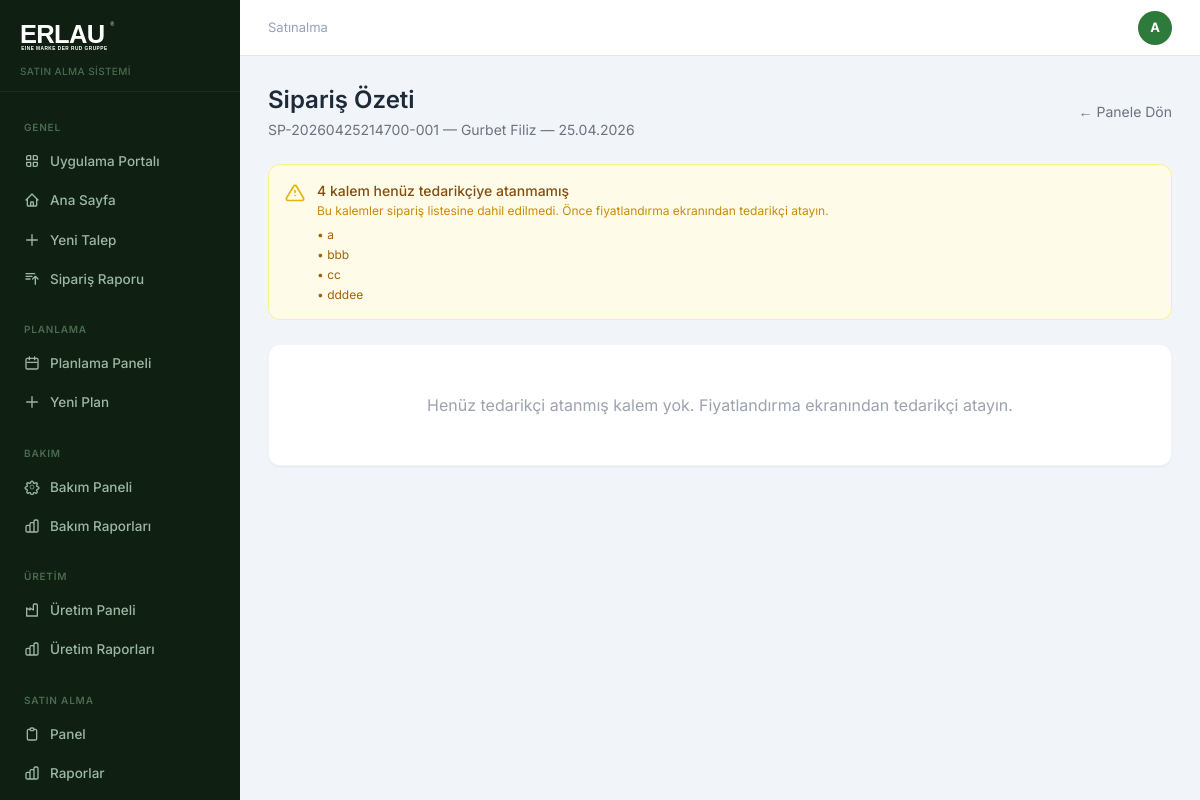
The page /satinalma/siparis/5 (signed in) on the database its author committed.
### app/models.py (models this page shows)
class Department(db.Model):
    id = db.Column(db.Integer, primary_key=True)
    name = db.Column(db.String(100), nullable=False, unique=True)
    users = db.relationship('User', backref='department', lazy=True)

class User(db.Model, UserMixin):
    id = db.Column(db.Integer, primary_key=True)
    name = db.Column(db.String(100), nullable=False)
    email = db.Column(db.String(120), unique=True, nullable=False)
    password = db.Column(db.String(200), nullable=False)
    role = db.Column(db.String(20), default='personel')
    department_id = db.Column(db.Integer, db.ForeignKey('department.id'), index=True)
    created_at = db.Column(db.DateTime, default=datetime.utcnow, index=True)
    is_active = db.Column(db.Boolean, default=True)
    unvan = db.Column(db.String(100))
    telefon = db.Column(db.String(20))
    dogum_tarihi = db.Column(db.Date)
    unvan_pdf_goster = db.Column(db.Boolean, default=False)
    son_giris = db.Column(db.DateTime)
    sifre_degisim_tarihi = db.Column(db.DateTime)
    tablet_pin = db.Column(db.String(6))
    bildirim_email = db.Column(db.Boolean, default=True)
    teknik_resim_yetki = db.Column(db.Boolean, default=False)
    liste_yetki = db.Column(db.Boolean, default=False)
    talepler = db.relationship('TalepFormu', backref='talep_eden', lazy=True)

class TalepFormu(db.Model):
    id = db.Column(db.Integer, primary_key=True)
    siparis_no = db.Column(db.String(50), unique=True, nullable=False, index=True)
    talep_eden_id = db.Column(db.Integer, db.ForeignKey('user.id'), index=True)
    department_id = db.Column(db.Integer, db.ForeignKey('department.id'), index=True)
    durum = db.Column(db.String(30), default='bekliyor', index=True)
    yolda_tarihi = db.Column(db.DateTime)
    created_at = db.Column(db.DateTime, default=datetime.utcnow, index=True)
    updated_at = db.Column(db.DateTime, default=datetime.utcnow, onupdate=datetime.utcnow)
    kalemler = db.relationship('TalepKalem', backref='talep', lazy=True, cascade='all, delete-orphan')
    department = db.relationship('Department', foreign_keys=[department_id])

class TalepKalem(db.Model):
    id = db.Column(db.Integer, primary_key=True)
    talep_id = db.Column(db.Integer, db.ForeignKey('talep_formu.id'), index=True)
    malzeme_adi = db.Column(db.String(200), nullable=False, index=True)
    marka_model = db.Column(db.String(200))
    malzeme_turu = db.Column(db.String(50), index=True)
    birim = db.Column(db.String(20))
    miktar = db.Column(db.Float)
    hedef = db.Column(db.String(20), default='siparis')
    kullanim_amaci = db.Column(db.String(100))
    kullanilan_alan = db.Column(db.String(50))
    proje_makine = db.Column(db.String(200))
    kw = db.Column(db.String(10))
    aciklama = db.Column(db.Text)
    teknik_resim_kodu = db.Column(db.String(100))
    standart = db.Column(db.String(100))
    br_fiyat = db.Column(db.Float)
    toplam_fiyat = db.Column(db.Float)
    para_birimi = db.Column(db.String(10))
    vade_gun = db.Column(db.Integer)
    termin_gun = db.Column(db.Integer)
    tedarikci_id = db.Column(db.Integer, db.ForeignKey('tedarikci.id'))
    tedarikci = db.relationship('Tedarikci', foreign_keys=[tedarikci_id])
    son_alinma_tarihi = db.Column(db.DateTime)
    son_siparis_no = db.Column(db.String(50))

### app/routes.py (the view)
@satin_alma.route('/siparis/<int:talep_id>')
@login_required
@role_required('satinalma', 'admin')
def siparis_ozet(talep_id):
    talep = db.get_or_404(TalepFormu, talep_id)
    gruplar = {}
    atamasiz = []
    for kalem in talep.kalemler:
        if kalem.tedarikci:
            tid = kalem.tedarikci_id
            if tid not in gruplar:
                gruplar[tid] = {'tedarikci': kalem.tedarikci, 'kalemler': [], 'toplam': 0}
            gruplar[tid]['kalemler'].append(kalem)
            if kalem.toplam_fiyat:
                gruplar[tid]['toplam'] += kalem.toplam_fiyat
        else:
            atamasiz.append(kalem)
    cc_emails = [u.email for u in User.query.filter(
        User.role == 'satinalma', User.id != current_user.id, User.is_active == True
    ).all()]
    cc = ','.join(cc_emails)
    tum_malzeme_adlari = {k.malzeme_adi for g in gruplar.values() for k in g['kalemler']}
    tum_malzeme_adlari |= {k.malzeme_adi for k in atamasiz}
    orijinal_map = {}
    for adi in tum_malzeme_adlari:
        m = Malzeme.query.filter(Malzeme.malzeme_adi == adi, Malzeme.aciklama.isnot(None)).first()
        if m and m.aciklama and 'Orijinal: ' in m.aciklama:
            orijinal_map[adi] = m.aciklama.split('Orijinal: ')[1].split(' | ')[0]
    return render_template('siparis_ozet.html', talep=talep, gruplar=gruplar, atamasiz=atamasiz, cc=cc, orijinal_map=orijinal_map)

### app/models.py (called while the page is built)
@login_manager.user_loader
def load_user(user_id):
    return User.query.get(int(user_id))

### app/routes.py (called while the page is built)
def role_required(*roles):
    def decorator(f):
        @wraps(f)
        def decorated_function(*args, **kwargs):
            if not current_user.is_authenticated or current_user.role not in roles:
                flash('Bu sayfaya erişim yetkiniz yok.', 'danger')
                return redirect(url_for('main.dashboard'))
            return f(*args, **kwargs)
        return decorated_function
    return decorator

### app/templates/siparis_ozet.html (shortened to what this page needs)
{% extends 'base.html' %}
{% block content %}
<div class="flex items-center justify-between mb-6">
  <div>
    <h1 class="text-2xl font-semibold text-gray-800">Sipariş Özeti</h1>
    <p class="text-sm text-gray-500 mt-1">{{ talep.siparis_no }} — {{ talep.talep_eden.name if talep.talep_eden else '-' }} — {{ talep.created_at.strftime('%d.%m.%Y') }}</p>
  </div>
  <a href="{{ url_for('satin_alma.panel') }}" class="text-sm text-gray-500 hover:text-gray-700">← Panele Dön</a>
</div>
{% if atamasiz %}
<div class="bg-yellow-50 border border-yellow-200 rounded-xl p-4 mb-6 flex items-start gap-3">
  <svg class="w-5 h-5 text-yellow-500 mt-0.5 flex-shrink-0" fill="none" stroke="currentColor" viewBox="0 0 24 24"><path stroke-linecap="round" stroke-linejoin="round" stroke-width="2" d="M12 9v2m0 4h.01M10.29 3.86L1.82 18a2 2 0 001.71 3h16.94a2 2 0 001.71-3L13.71 3.86a2 2 0 00-3.42 0z"/></svg>
  <div>
    <p class="text-sm font-medium text-yellow-800">{{ atamasiz|length }} kalem henüz tedarikçiye atanmamış</p>
    <p class="text-xs text-yellow-600 mt-0.5">Bu kalemler sipariş listesine dahil edilmedi. Önce fiyatlandırma ekranından tedarikçi atayın.</p>
    <ul class="mt-2 space-y-1">
      {% for k in atamasiz %}
      <li class="text-xs text-yellow-700">• {{ k.malzeme_adi }}</li>
      {% endfor %}
    </ul>
  </div>
</div>
{% endif %}
{% if not gruplar %}
<div class="bg-white rounded-xl border border-gray-100 shadow-sm p-12 text-center text-gray-400">
  Henüz tedarikçi atanmış kalem yok. Fiyatlandırma ekranından tedarikçi atayın.
</div>
{% endif %}
{% endblock %}

### app/templates/base.html (shortened to what this page needs)
<!DOCTYPE html>
<html lang="tr">
<head>
<script src="https://cdn.tailwindcss.com"></script>
</head>
<body>
{% if current_user.is_authenticated %}
<div style="display:flex">
  <aside class="sidebar" style="position:sticky;top:0;height:100vh;overflow-y:auto;display:flex;flex-direction:column">
    <div style="padding:20px 20px 12px;border-bottom:1px solid rgba(255,255,255,.06)">
      <a href="{{ url_for('auth.portal') }}" style="display:inline-block">
        <img src="{{ url_for('static', filename='logo.svg') }}" alt="Erlau" style="height:32px;filter:brightness(0) invert(1)">
      </a>
      <p style="font-size:10px;color:#4a6b50;margin-top:6px;font-weight:500;letter-spacing:.04em">SATIN ALMA SİSTEMİ</p>
    </div>
    <nav style="padding:12px 0;flex:1">
      <div class="sidebar-section">Genel</div>
      <a href="{{ url_for('auth.portal') }}" class="sidebar-link {% if request.endpoint == 'auth.portal' %}active{% endif %}">
        <svg fill="none" stroke="currentColor" viewBox="0 0 24 24"><path stroke-linecap="round" stroke-linejoin="round" stroke-width="2" d="M4 6a2 2 0 012-2h4v6H4V6zm10-2h4a2 2 0 012 2v4h-6V4zM4 14h6v6H6a2 2 0 01-2-2v-4zm10 0h6v4a2 2 0 01-2 2h-4v-6z"/></svg>
        Uygulama Portalı
      </a>
      <a href="{{ url_for('main.dashboard') }}" class="sidebar-link {% if request.endpoint == 'main.dashboard' %}active{% endif %}">
        <svg fill="none" stroke="currentColor" viewBox="0 0 24 24"><path stroke-linecap="round" stroke-linejoin="round" stroke-width="2" d="M3 12l2-2m0 0l7-7 7 7M5 10v10a1 1 0 001 1h3m10-11l2 2m-2-2v10a1 1 0 01-1 1h-3m-6 0a1 1 0 001-1v-4a1 1 0 011-1h2a1 1 0 011 1v4a1 1 0 001 1m-6 0h6"/></svg>
        Ana Sayfa
      </a>
      <a href="{{ url_for('main.yeni_talep') }}" class="sidebar-link {% if request.endpoint == 'main.yeni_talep' %}active{% endif %}">
        <svg fill="none" stroke="currentColor" viewBox="0 0 24 24"><path stroke-linecap="round" stroke-linejoin="round" stroke-width="2" d="M12 4v16m8-8H4"/></svg>
        Yeni Talep
      </a>
      <a href="{{ url_for('satin_alma.siparis_raporu') }}" class="sidebar-link {% if request.endpoint == 'satin_alma.siparis_raporu' %}active{% endif %}">
        <svg fill="none" stroke="currentColor" viewBox="0 0 24 24"><path stroke-linecap="round" stroke-linejoin="round" stroke-width="2" d="M3 4h13M3 8h9m-9 4h6m4 0l4-4m0 0l4 4m-4-4v12"/></svg>
        Sipariş Raporu
      </a>
      {% if current_user.role in ['planlama', 'departman_yoneticisi', 'admin'] %}
      <div class="sidebar-section" style="margin-top:8px">Planlama</div>
      <a href="{{ url_for('planlama.planlama_dashboard') }}" class="sidebar-link {% if request.endpoint == 'planlama.planlama_dashboard' %}active{% endif %}">
        <svg fill="none" stroke="currentColor" viewBox="0 0 24 24"><path stroke-linecap="round" stroke-linejoin="round" stroke-width="2" d="M8 7V3m8 4V3M5 11h14M5 5h14a2 2 0 012 2v12a2 2 0 01-2 2H5a2 2 0 01-2-2V7a2 2 0 012-2z"/></svg>
        Planlama Paneli
      </a>
      <a href="{{ url_for('planlama.yeni_plan') }}" class="sidebar-link {% if request.endpoint == 'planlama.yeni_plan' %}active{% endif %}">
        <svg fill="none" stroke="currentColor" viewBox="0 0 24 24"><path stroke-linecap="round" stroke-linejoin="round" stroke-width="2" d="M12 4v16m8-8H4"/></svg>
        Yeni Plan
      </a>
      {% endif %}
      {% if current_user.role in ['bakim', 'departman_yoneticisi', 'gm', 'admin'] %}
      <div class="sidebar-section" style="margin-top:8px">Bakım</div>
      <a href="{{ url_for('bakim.bakim_dashboard') }}" class="sidebar-link {% if 'bakim' in (request.endpoint or '') %}active{% endif %}">
        Bakım Paneli
      </a>
      <a href="{{ url_for('bakim.bakim_raporlar') }}" class="sidebar-link {% if request.endpoint == 'bakim.bakim_raporlar' %}active{% endif %}">
        Bakım Raporları
      </a>
      {% endif %}
      {% if current_user.role in ['uretim', 'departman_yoneticisi', 'gm', 'admin'] %}
      <div class="sidebar-section" style="margin-top:8px">Üretim</div>
      <a href="{{ url_for('uretim.uretim_dashboard') }}" class="sidebar-link {% if 'uretim' in (request.endpoint or '') %}active{% endif %}">
        <svg fill="none" stroke="currentColor" viewBox="0 0 24 24"><path stroke-linecap="round" stroke-linejoin="round" stroke-width="2" d="M4 21V9l5 3V9l5 3V5a2 2 0 012-2h2a2 2 0 012 2v16H4z"/></svg>
        Üretim Paneli
      </a>
      <a href="{{ url_for('uretim.uretim_raporlar') }}" class="sidebar-link {% if request.endpoint == 'uretim.uretim_raporlar' %}active{% endif %}">
        Üretim Raporları
      </a>
      {% endif %}
      {% if current_user.role in ['satinalma', 'admin', 'gm'] %}
      <div class="sidebar-section" style="margin-top:8px">Satın Alma</div>
      <a href="{{ url_for('satin_alma.panel') }}" class="sidebar-link {% if request.endpoint == 'satin_alma.panel' %}active{% endif %}">
        <svg fill="none" stroke="currentColor" viewBox="0 0 24 24"><path stroke-linecap="round" stroke-linejoin="round" stroke-width="2" d="M9 5H7a2 2 0 00-2 2v12a2 2 0 002 2h10a2 2 0 002-2V7a2 2 0 00-2-2h-2M9 5a2 2 0 002 2h2a2 2 0 002-2M9 5a2 2 0 012-2h2a2 2 0 012 2"/></svg>
        Panel
      </a>
      <a href="{{ url_for('satin_alma.raporlar') }}" class="sidebar-link {% if request.endpoint == 'satin_alma.raporlar' %}active{% endif %}">
        Raporlar
      </a>
      {% if current_user.role in ['satinalma', 'admin'] %}
      <a href="{{ url_for('satin_alma.teklif_listesi') }}" class="sidebar-link {% if request.endpoint and 'teklif' in request.endpoint %}active{% endif %}">
      </a>
      {% endif %}
      {% endif %}
    </nav>
  </aside>
  <div class="content-area">
    <div class="topbar">
      <p style="font-size:13px;color:#94a3b8">{{ current_user.department.name if current_user.department else 'Erlau' }}</p>
      <a href="{{ url_for('main.profil') }}" style="width:34px;height:34px;border-radius:50%;background:#2d7a3a;display:flex;align-items:center;justify-content:center;font-size:13px;font-weight:700;color:#fff;text-decoration:none">{{ current_user.name[:1].upper() }}</a>
    </div>
    <div class="page-content">
{% endif %}
{% block content %}{% endblock %}
{% if current_user.is_authenticated %}
    </div>
  </div>
</div>
{% else %}
</div>
{% endif %}
</body>
</html>

### app/templates/base.html (style rules this page uses)
* { font-family: 'Inter', sans-serif; }
.sidebar { background: #0f1f12; min-height: 100vh; width: 240px; flex-shrink: 0; }
.sidebar-link { display: flex; align-items: center; gap: 10px; padding: 9px 16px; border-radius: 8px; font-size: 13.5px; font-weight: 500; color: #9db8a2; transition: all .15s; margin: 1px 8px; text-decoration: none; }
.sidebar-link svg { width: 16px; height: 16px; flex-shrink: 0; }
.sidebar-section { font-size: 10px; font-weight: 600; color: #4a6b50; text-transform: uppercase; letter-spacing: .08em; padding: 16px 24px 6px; }
.content-area { flex: 1; background: #f1f5f9; min-height: 100vh; overflow-x: hidden; }
.topbar { background: #fff; border-bottom: 1px solid #e2e8f0; padding: 0 28px; height: 56px; display: flex; align-items: center; justify-content: space-between; position: sticky; top: 0; z-index: 10; }
.page-content { padding: 28px; }

### rows shown on the page
Department: department "Satınalma"
User: name "A"
TalepFormu: siparis_no "SP-20260425214700-001", created_at "25.04.2026"
User: talep_eden "Gurbet Filiz"
TalepKalem: malzeme_adi "a"
TalepKalem: malzeme_adi "bbb"
TalepKalem: malzeme_adi "cc"
TalepKalem: malzeme_adi "dddee"

### other values the page prints
{{ atamasiz|length }} "4"
